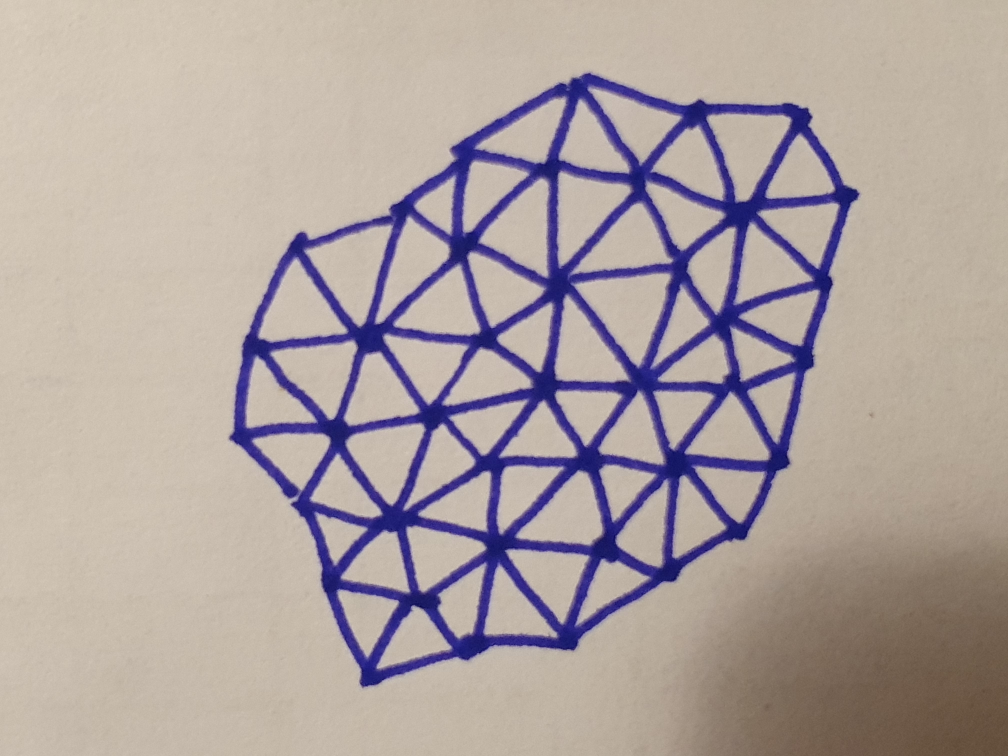
#> input picture docs/notebooks/images/test_graph_image.jpg, 4032 x 3024 px, found by its file name (shown at 1/4 size)
$ jupyter execute --allow-errors 'Image To Graph.ipynb'   (shell and % lines are left out)   (older library calls are emulated)
#> lines starting #> are read from the running program, lines starting #| are printed output that depends on the picture; after the words box and inside, x2 and y2 are one past the last pixel; in counts of white or black regions, pixels touching at a corner belong together
### eucare/image_to_graph.py
"""Extract a half-edge graph from a raster image of a line drawing.

Thresholds an input image, skeletonises the foreground, and reconstructs a
planar graph from the skeleton via :mod:`mahotas` and :mod:`networkx`.

Intended for digitising hand-drawn or otherwise genereated images of line drawings.
"""

from __future__ import annotations

import colorsys
from typing import Any

import mahotas as mh
import networkx as nx
import numpy as np
from matplotlib import pyplot as plt
from numpy.typing import NDArray
from scipy import ndimage as ndi
from skimage import color, io
from skimage.transform import downscale_local_mean

import eucare as ec

from .overlap import group_closeby


def hsv_to_rgb(h: float, s: float, v: float) -> NDArray[np.float32]:
    return np.array(colorsys.hsv_to_rgb(h, s, v), dtype=np.float32)


# [115 lines left out: functions get_distinct_colors, colorize_segmentation, plot_image, branchedPoints, endPoints, pruning, not called in this run]


def image_to_graph(
    image: str | np.ndarray,
    threshold: float | None = None,
    closing_iterations: int = 3,
    edge_length_cutoff: float | None = None,
    max_size: int = 1000,
) -> "ec.half.EuclideanPositionHEG":
    """Extract a planar half-edge graph from a raster image of a line drawing.

    Pipeline: downscale, threshold, morphological close, skeletonise, prune,
    detect branch points, build a NetworkX graph, then convert to a
    :class:`~eucare.half.EuclideanPositionHEG`.

    Args:
        image: Path to an RGB image file or an ``(H, W, 3)`` ``ndarray``.
        threshold: Grayscale cutoff in ``[0, 1]`` separating foreground from
            background. Required (no automatic thresholding yet).
        closing_iterations: Number of binary closing iterations applied to
            connect broken lines.
        edge_length_cutoff: Distance below which adjacent branch points are
            merged. Required (no automatic estimation yet).
        max_size: Maximum image side length; image is halved repeatedly until
            it fits.

    Returns:
        An :class:`~eucare.half.EuclideanPositionHEG` with vertex positions
        derived from the skeleton's branch points.
    """
    if isinstance(image, str):
        rgb = io.imread(image)
    else:
        assert isinstance(image, np.ndarray)
        assert image.shape[-1] == 3
        rgb = image

    # downsample the image until one of the sides is smaller than 1000px
    while min(rgb.shape[:2]) >= max_size:
        rgb = downscale_local_mean(rgb, (2, 2, 1))

    plot_image(rgb / 255, figheight=5, title="original image")
    plt.show()

    grayscale = color.rgb2gray(rgb)

    plot_image(grayscale, cmap="gray", figheight=5, colorbar=True, title="grayscale")
    plt.show()
    plt.hist(grayscale.flatten(), bins=100)
    plt.title("grayscale histogram. use this to select cutoff")
    plt.show()
    if threshold is None:
        raise NotImplementedError("Automatic thresholding is not implemented.")

    fg = grayscale < threshold

    plot_image(fg, figheight=5, title="foreground")

    # close boundaries
    closed = ndi.binary_closing(fg, iterations=closing_iterations)
    plot_image(closed, figheight=5, title="closed")

    skeleton = mh.thin(closed)
    skeleton = pruning(skeleton)

    branching_points = branchedPoints(skeleton) > 0

    branch_point_labels, n_branch_points = ndi.label(branching_points)
    edge_labels, n_edges = ndi.label(skeleton ^ branching_points)

    plot_image(
        colorize_segmentation(ndi.grey_dilation(edge_labels, size=(3, 3)).astype(np.int32), ignore_label=0),
        figheight=5,
        title="edges",
    )
    plt.show()

    # construct the graph: for every branching point, find the edges connected to it
    edge_dict: dict[int, set[int]] = {}
    for bp in range(1, n_branch_points + 1):
        adjacent_edges = np.unique(edge_labels[ndi.binary_dilation(branch_point_labels == bp)])
        adjacent_edges = adjacent_edges[adjacent_edges > 0]
        edge_dict[bp] = set(adjacent_edges)

    edges = [
        (bp1, bp2)
        for (bp1, edge_ids1) in edge_dict.items()
        for (bp2, edge_ids2) in edge_dict.items()
        if bp2 > bp1 and edge_ids1.intersection(edge_ids2)
    ]

    # compute branching point positions
    xy = np.moveaxis(np.mgrid[: skeleton.shape[0], : skeleton.shape[1]], 0, -1)[:, :, ::-1]
    pos_dict = {}
    for bp in range(1, n_branch_points + 1):
        pos_dict[bp] = xy[branch_point_labels == bp].mean(0)

    lengths = [np.linalg.norm(pos_dict[i] - pos_dict[j]) for (i, j) in edges]
    plt.hist(lengths, bins=20)
    plt.title("edge lengths")
    plt.show()

    if edge_length_cutoff is None:
        raise NotImplementedError("Automatic edge length cutoff not implemented.")

    bp_positions = np.stack(list(pos_dict.values()))

    new_bp_labels = group_closeby(bp_positions, edge_length_cutoff / 2)
    new_pos_dict = {
        int(i): np.mean(
            [pos_dict[int(index) + 1] for index in np.flatnonzero(new_bp_labels == i)],
            axis=0,
        )
        for i in np.unique(new_bp_labels)
    }
    new_edges = set(
        (new_bp_labels[i - 1], new_bp_labels[j - 1]) for i, j in edges if new_bp_labels[i - 1] != new_bp_labels[j - 1]
    )

    graph: nx.Graph = nx.Graph()
    graph.add_edges_from(new_edges)

    # convert to eucare graph
    G = ec.conversions.EHEG_from_nx(graph, new_pos_dict)

    G.recompute_lengths_and_angles()
    G.show()
    return G

### Image To Graph.ipynb
[cell 1]
%pylab inline
import numpy as np
from skimage import io, color
from skimage.feature import canny
from skimage.transform import downscale_local_mean
from scipy import ndimage as ndi
from fancy.plotting import plot_image
from skimage.morphology import skeletonize
import os

[cell 2]
infile = 'test_graph_image.jpg'
rgb = io.imread(infile)
#> rgb is the input picture: shape (3024, 4032, 3); mean R, G, B 173.7, 161.5, 159.8

[cell 3]
# downsample the image until one of the sides is smaller than 1000px
while min(rgb.shape[:2]) >= 1000:
    rgb = downscale_local_mean(rgb, (2, 2, 1))
    print(rgb.shape)
#> this loop made 2 passes
#> pass 2, `rgb = downscale_local_mean(rgb, (2, 2, 1))`:
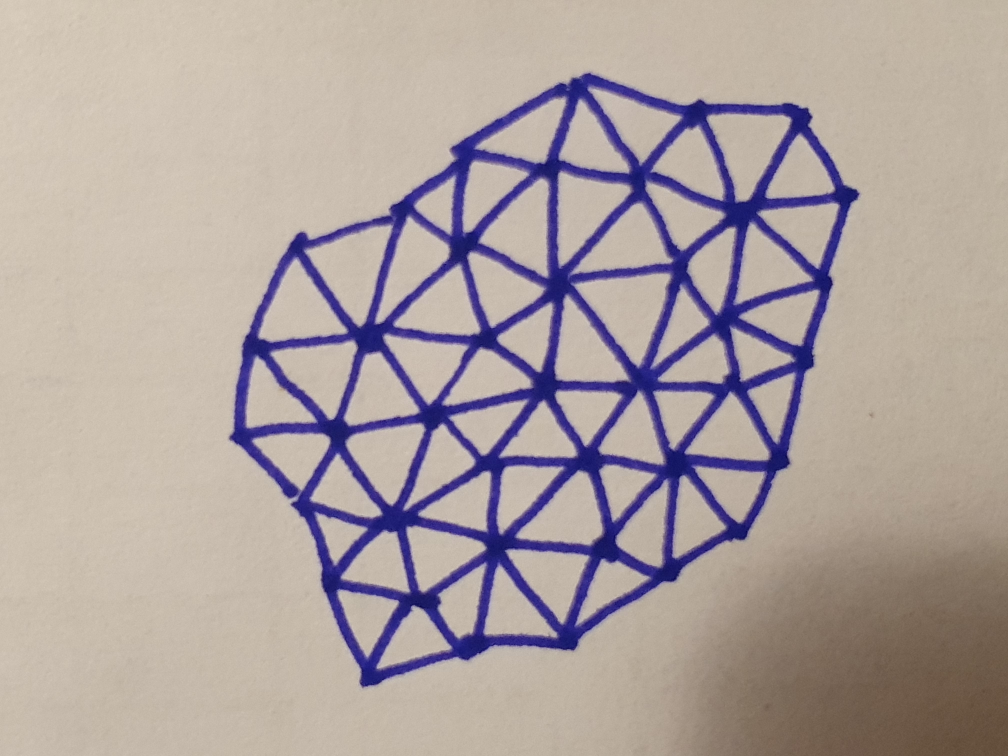
#> rgb: shape (756, 1008, 3) float64; mean R, G, B 173.7, 161.5, 159.8

[cell 4]
plot_image(rgb/255, figheight=5);
#> (this line was passed over: fancy is not available in this run)

[cell 5]
grayscale = color.rgb2gray(rgb)
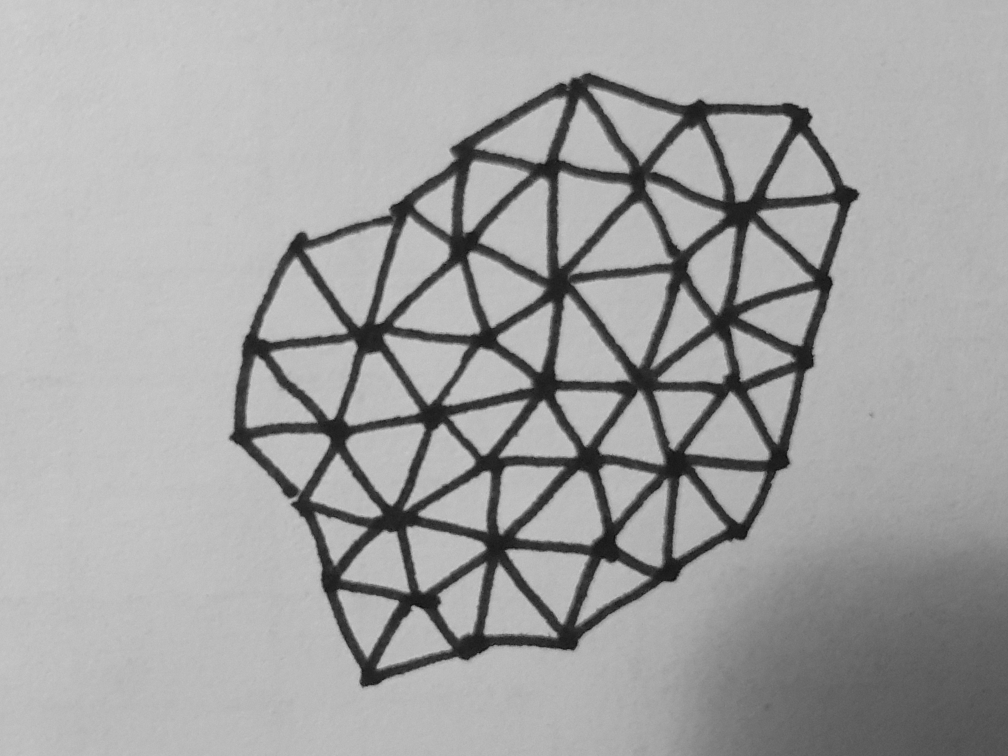
#> grayscale: shape (756, 1008) float64; min 10.34, max 208.8, mean 164

[cell 6]
plot_image(grayscale, cmap='gray', figheight=5, colorbar=True);
#> (this line was passed over: fancy is not available in this run)

[cell 7]
plt.hist(grayscale.flatten(), bins=100);
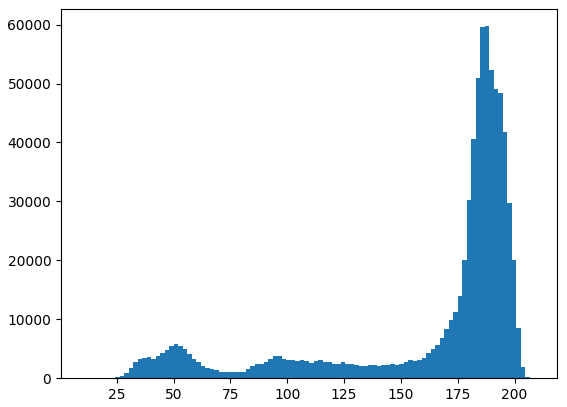
#> figure drawn by matplotlib, 1 panel; tallest bar 59734 high, from x = 186.9 to 188.9

[cell 8]
fg = grayscale < 75
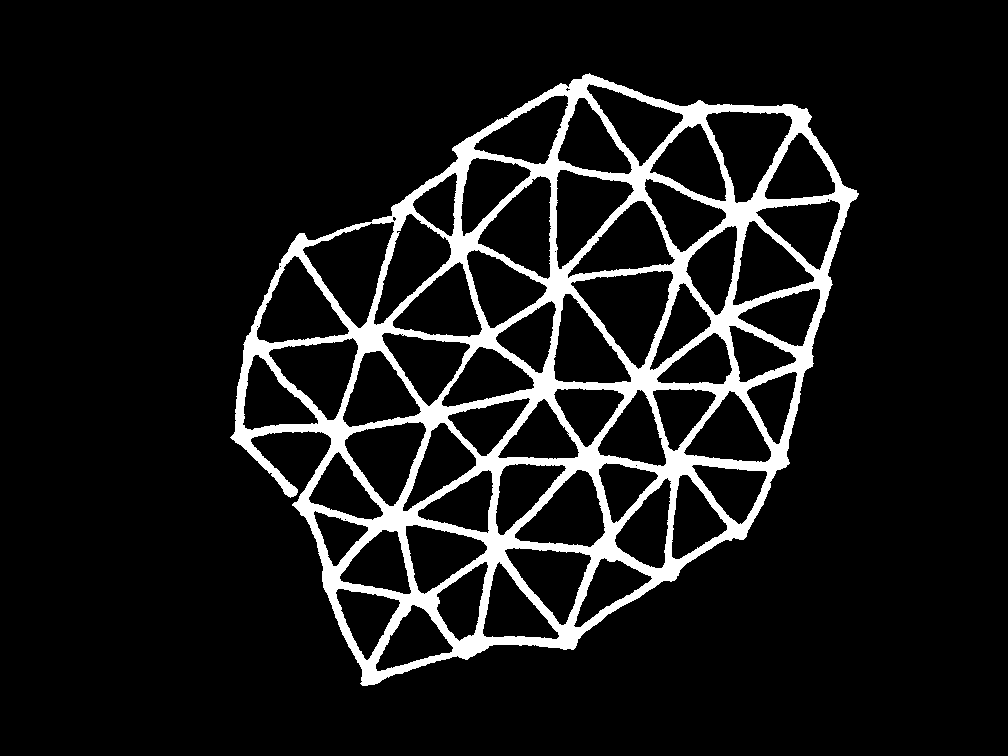
#> fg: shape (756, 1008) bool; 9.7% white; 1 white region, box (x1, y1, x2, y2) and area: (230, 73, 859, 686) 73732

plot_image(fg, figheight=5)
#> (this line was passed over: fancy is not available in this run)

[cell 9]
# close boundaries
dilated = ndi.binary_closing(fg, iterations=3)
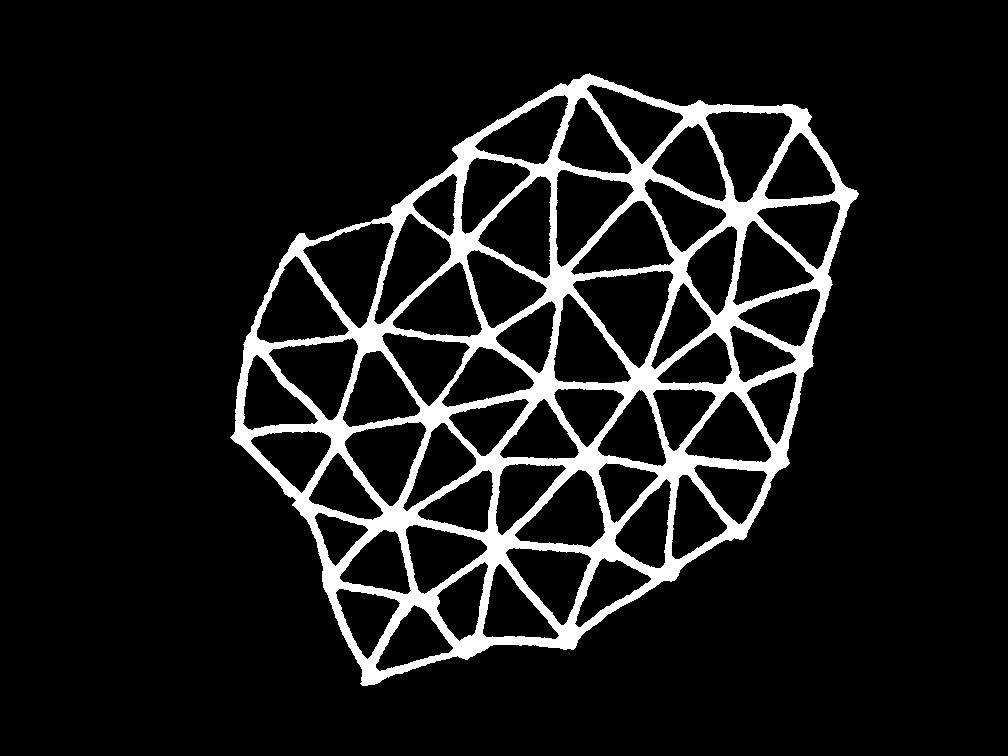
#> dilated: shape (756, 1008) bool; 9.8% white; 1 white region, box (x1, y1, x2, y2) and area: (230, 73, 859, 686) 74955
plot_image(dilated, figheight=5)
#> (this line was passed over: fancy is not available in this run)

#> (a cell that did not finish here is left out)

[cell 11]
import mahotas as mh
from mahotas import polygon

# [80 lines left out: functions branchedPoints, endPoints, pruning, not called in this run]

#> (a cell that did not finish here is left out)

[cell 13]
# construct the graph: for every branching point, find the edges connected to it
edge_dict = {}
#> (the rest of this cell did not finish here and is left out)

[cell 14]
edges = [(bp1, bp2)
         for (bp1, edge_ids1) in edge_dict.items()
         for (bp2, edge_ids2) in edge_dict.items()
         if bp2 > bp1 and edge_ids1.intersection(edge_ids2)
        ]

#> (a cell that did not finish here is left out)

[cell 16]
lengths = [np.linalg.norm(pos_dict[i] - pos_dict[j]) for (i, j) in edges]
plt.hist(lengths, bins=20)
plt.show();
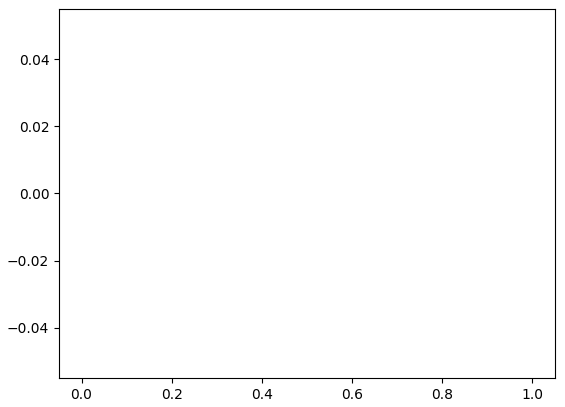
#> figure drawn by matplotlib, 1 panel

[cell 17]
from eucare.overlap import group_closeby

merge_threshold = 20
#> (the rest of this cell did not finish here and is left out)

[cell 18]
import networkx as nx

graph = nx.Graph()
#> (the rest of this cell did not finish here and is left out)

[cell 19]
# convert to eucare graph
import eucare as ec

#> (the rest of this cell did not finish here and is left out)

#> (a cell that did not finish here is left out)

[cell 21]
from eucare.image_to_graph import image_to_graph

#> (a cell that did not finish here is left out)


#> (a cell that did not finish here is left out)


#> (a cell that did not finish here is left out)


[cell 25]
import numpy as np

# [13 lines left out: function triagonalize, not called in this run]

[cell 26]
from eucare.image_to_graph import image_to_graph

#> (the rest of this cell did not finish here and is left out)
